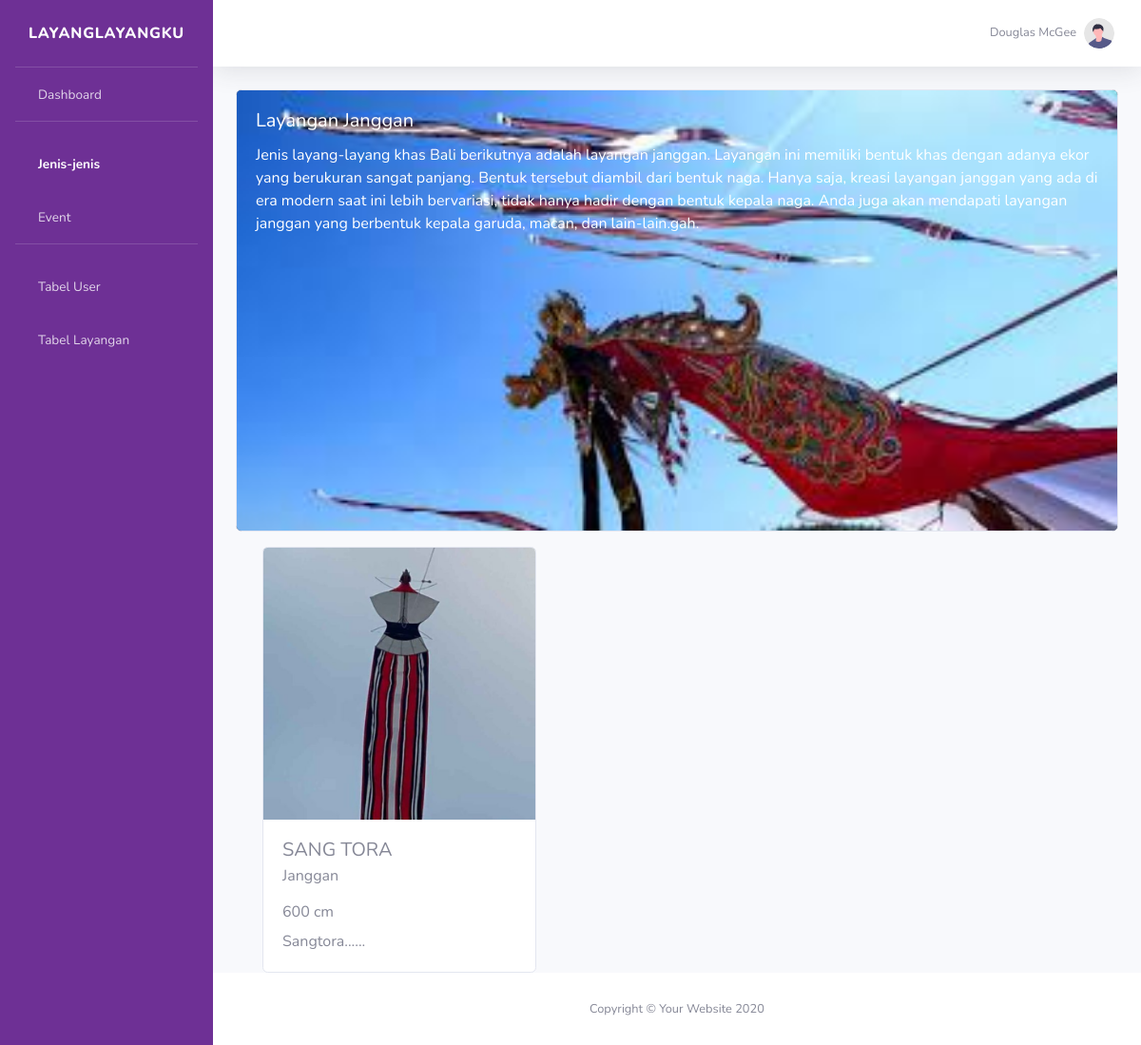
The app's page /Janggan.php with its own data.
### tables this page shows
CREATE TABLE `layang` (
  `id_layangan` int(11) NOT NULL,
  `nama` varchar(255) NOT NULL,
  `kategori` varchar(255) NOT NULL,
  `ukuran` varchar(255) NOT NULL,
  `deskripsi` text NOT NULL
);

### functions.php (called while the page is built, shortened)
<?php
$conn = mysqli_connect("localhost","root","","layangan");
function query($query){
    global $conn;
    $result = mysqli_query($conn,$query);
    $rows = [] ;
    while( $row = mysqli_fetch_assoc( $result ) ) {
        $rows[] = $row;
    }
    return $rows;
}
?>

### Janggan.php (the view, shortened to what this page needs)
<?php
require 'functions.php';
$janggan = query("SELECT * FROM layang WHERE kategori = 'Janggan'");
?>
<!DOCTYPE html>
<html lang="en">
  <head>
    <link
      href="vendor/fontawesome-free/css/all.min.css"
      rel="stylesheet"
      type="text/css"
    />
    <link rel="stylesheet" href="css/bebean.css" />
    <link href="css/sb-admin-2.min.css" rel="stylesheet" />
  </head>
  <body id="page-top">
    <div id="wrapper">
      <ul
        class="navbar-nav sidebar sidebar-dark accordion"
        id="sidebar
        "
      >
        <a
          class="sidebar-brand d-flex align-items-center justify-content-center"
          href="index.php"
        >
          <div class="sidebar-brand-text mx-3">LayanglayangKu</div>
        </a>
        <hr class="sidebar-divider my-0" />
        <li class="nav-item ml-4">
          <a class="nav-link" href="index.php"> <span>Dashboard</span></a>
        </li>
        <hr class="sidebar-divider" />
        <li class="nav-item active ml-4">
          <a class="nav-link" href="kategori.php"> <span>Jenis-jenis</span></a>
        </li>
        <li class="nav-item ml-4">
          <a class="nav-link" href="event.php"> <span>Event</span></a>
        </li>
        <hr class="sidebar-divider d-none d-md-block" />
        <li class="nav-item  ml-4">
          <a class="nav-link" href="tables.php"> <span>Tabel User</span></a>
        </li>
        <li class="nav-item  ml-4">
          <a class="nav-link" href="tlayangan.php"> <span>Tabel Layangan</span></a>
        </li>
      </ul>
      <div id="content-wrapper" class="d-flex flex-column">
        <div id="content">
          <nav
            class="navbar navbar-expand navbar-light bg-white topbar mb-4 static-top shadow"
          >
            <ul class="navbar-nav ml-auto">
              <li class="nav-item dropdown no-arrow">
                <a
                  class="nav-link dropdown-toggle"
                  href="#"
                  id="userDropdown"
                  role="button"
                  data-toggle="dropdown"
                  aria-haspopup="true"
                  aria-expanded="false"
                >
                  <span class="mr-2 d-none d-lg-inline text-gray-600 small"
                    >Douglas McGee</span
                  >
                  <img
                    class="img-profile rounded-circle"
                    src="img/undraw_profile.svg"
                  />
                </a>
              </li>
            </ul>
          </nav>
          <div class="container-fluid">
            <div class="card bg-dark text-white">
              <img src="img/jnggn1.jpg" class="card-img" alt="..." />
              <div class="card-img-overlay">
                <h5 class="card-title">Layangan Janggan</h5>
                <p class="card-text">
                  Jenis layang-layang khas Bali berikutnya adalah layangan
                  janggan. Layangan ini memiliki bentuk khas dengan adanya ekor
                  yang berukuran sangat panjang. Bentuk tersebut diambil dari
                  bentuk naga. Hanya saja, kreasi layangan janggan yang ada di
                  era modern saat ini lebih bervariasi, tidak hanya hadir dengan
                  bentuk kepala naga. Anda juga akan mendapati layangan janggan
                  yang berbentuk kepala garuda, macan, dan lain-lain.gah.
                </p>
              </div>
            </div>
            <?php foreach( $janggan as $row) : ?>
              <div class="d-flex">
              <div class="row mt-3 mx-3">
                <div class="col-md-4 ">
                  <div class="card" style="width: 18rem;">
                    <img src="img/janggan3.png" class="card-img-top" alt="...">
                      <div class="card-body">
                        <h5 class="card-title"><?= $row["nama"]?></h5>
                          <h6 class="card-subtitle mb-2 text-muted"><?= $row["kategori"]?> <br> <br> <?= $row["ukuran"]?></h6>
                        <p class="card-text">  <?= $row["deskripsi"]?></p>
                      </div>
                  </div>
                </div>
              </div>
                <?php endforeach; ?>
          </div>
        </div>
        <footer class="sticky-footer bg-white">
          <div class="container my-auto">
            <div class="copyright text-center my-auto">
              <span>Copyright &copy; Your Website 2020</span>
            </div>
          </div>
        </footer>
      </div>
    </div>
  </body>
</html>

### css/bebean.css (style rules this page uses)
* { padding: 0; margin: 0; }
nav.navbar ul li.nav-item { background-color: #fff; border: none; }
div#wrapper .navbar-nav { background-color: #6e3095; }

### records on screen
layang: nama "SANG TORA", kategori "Janggan", ukuran "600 cm", deskripsi "Sangtora......"
